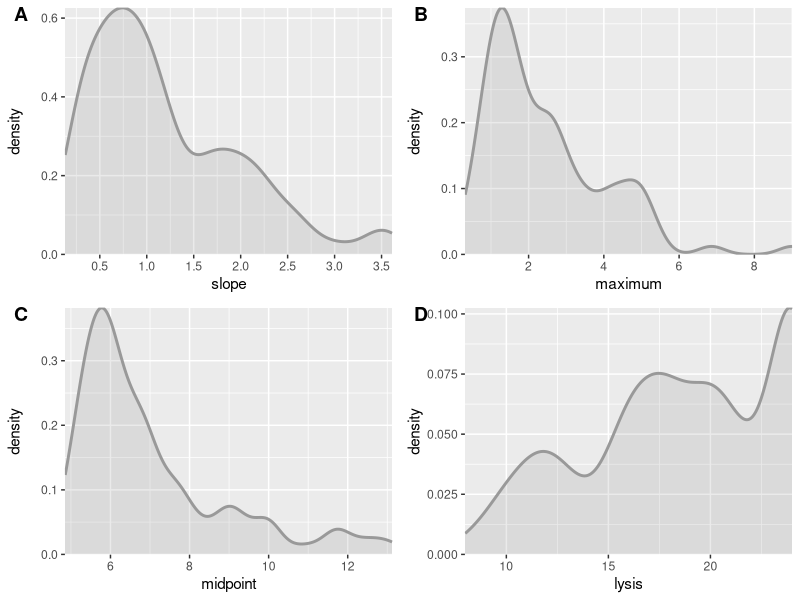

Source code (R):
#makes figure of inital input data from experiments, The bottom part of figure 2 in the paper

rm(list=ls())
library(ggplot2)
library(cowplot)
library(ggridges)
require(reshape2)

data<-NULL
names<-NULL
slope_est<-NULL
mid_est<-NULL
max_est<-NULL
lysis_est<-NULL
score_est<-NULL

#read in data and get data just for the drug case we want
get_csv_data<-function(drug){

  RDA_file<-read.csv("data/all.csv",header=TRUE)

  RDA_data<-RDA_file

  #record the rows where mod 10 fit best
  rows_where_5_fit_best<-NULL
  rows_where_10_fit_best<-NULL
  rows_where_line_fit_best<-NULL

  #get just the lines with data
  for( i in 1:length(RDA_data[,1])){

    if(RDA_data[i,]$decision_bio == "infection&lysis" & RDA_data[i,]$dataSet_bio== drug  ){
      rows_where_10_fit_best<-c(rows_where_10_fit_best,i)
    }
    if(RDA_data[i,]$decision_bio == "infection" & RDA_data[i,]$dataSet_bio== drug  ){
      rows_where_5_fit_best<-c(rows_where_5_fit_best,i)
    }
  }


  RDA_data_just_5_mod<-RDA_data[rows_where_5_fit_best,]

  RDA_data_just_10_mod<-RDA_data[rows_where_10_fit_best,]

  max<-c(RDA_data_just_5_mod$COMB_maximum_y,RDA_data_just_10_mod$COMB_maximum_y)
  slope<-c(RDA_data_just_5_mod$COMB_slope1,RDA_data_just_10_mod$COMB_slope1)
  midpoint<-c(RDA_data_just_5_mod$COMB_midPoint1_x,RDA_data_just_10_mod$COMB_midPoint1_x)
  lysis<-c(rep(24,nrow(RDA_data_just_5_mod)), RDA_data_just_10_mod$COMB_startDeclinePoint_x)

  d<-data.frame(slope,midpoint,max,lysis)

  colnames(d)<-c("Slope","Midpoint","Maximum","Lysis")
  return(d)
}



all_alpha=0.2
all_size=1
#inside fill colors (each drug has a diffrent color, so if you want to draw the input data for the drug cases you need to change the indexs in the scale_fill_manual calls)
cbPalette <- c("#999999","#E69F00", "#56B4E9", "#009E73", "#F0E442", "#0072B2", "#D55E00", "#CC79A7")
#line fill colors
darkPalette<-cbPalette#c("#4c4c4c","#734f00","#12608d","#004f39","#8d840b","#003859","#6a2f00")


#Slope
obs_104<-get_csv_data("no drug")
slope<-obs_104$Slope
slope<-as.data.frame(slope)
d<-melt(slope)
name<-"slope"
col=1
p1<-ggplot(d, aes(x=value,fill=variable,color = variable)) +geom_density(alpha=all_alpha,size=all_size,adjust=.65)+scale_fill_manual(values=c(darkPalette[col],(cbPalette[col])))+ scale_colour_manual(values=c(darkPalette[col],(cbPalette[col]))) +scale_y_continuous(expand = c(0.001, 0))+scale_x_continuous(expand = c(0.001, 0),breaks = scales::pretty_breaks(n = 5)) +xlab(name)


#Midpoint
Midpoint<-obs_104$Midpoint
Midpoint<-as.data.frame(Midpoint)
d<-melt(Midpoint)
name<-"midpoint"
p2<-ggplot(d, aes(x=value,fill=variable,color=variable)) +geom_density(alpha=all_alpha,size=all_size,adjust=.65)+scale_fill_manual(values=c(darkPalette[col],(cbPalette[col])))+ scale_colour_manual(values=c(darkPalette[col],(cbPalette[col]))) +scale_y_continuous(expand = c(0.001, 0))+scale_x_continuous(expand = c(0.001, 0),breaks = scales::pretty_breaks(n = 5)) +xlab(name)


#Max
Maximum<-obs_104$Maximum
Maximum<-as.data.frame(Maximum)
d<-melt(Maximum)
name<-"maximum"
p3<-ggplot(d, aes(x=value,fill=variable,color = variable)) +geom_density(alpha=all_alpha,size=all_size,adjust=.65)+scale_fill_manual(values=c(darkPalette[col],(cbPalette[col])))+ scale_colour_manual(values=c(darkPalette[col],(cbPalette[col]))) +scale_y_continuous(expand = c(0.001, 0))+scale_x_continuous(expand = c(0.001, 0),breaks = scales::pretty_breaks(n = 5)) +xlab(name)

#Lysis
Lysis<-obs_104$Lysis
Lysis<-as.data.frame(Lysis)
d<-melt(Lysis)
name<-"lysis"
p4<-ggplot(d, aes(x=value,fill=variable,color = variable)) +geom_density(alpha=all_alpha,size=all_size,adjust=.65)+scale_fill_manual(values=c(darkPalette[col],(cbPalette[col])))+ scale_colour_manual(values=c(darkPalette[col],(cbPalette[col]))) +scale_y_continuous(expand = c(0.001, 0))+scale_x_continuous(expand = c(0.001, 0),breaks = scales::pretty_breaks(n = 5)) +xlab(name)


#remove from other plots
non_pos<- theme(legend.position = "none")
g1<-p1+non_pos
g2<-p2+non_pos
g3<-p3+non_pos
g4<-p4+non_pos

pp<- plot_grid( g1,g3,g2,g4,
                align = 'vh',
                hjust = -1,
                nrow = 2,labels=c("A","B","C","D"))

#look at plot to make sure it looks right
pp

ggplot2::ggsave("just_input.pdf",plot=pp,width = 12, height = 9,units = "in")
